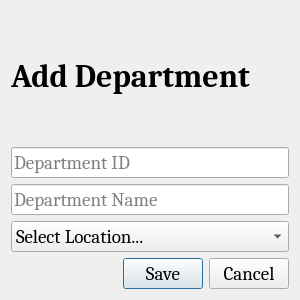
<?xml version="1.0" encoding="UTF-8"?>
<ui version="4.0">
 <class>Dialog</class>
 <widget class="QDialog" name="Dialog">
  <property name="minimumSize">
   <size>
    <width>300</width>
    <height>300</height>
   </size>
  </property>
  <property name="font">
   <font>
    <family>Cambria</family>
    <pointsize>14</pointsize>
   </font>
  </property>
  <property name="windowTitle">
   <string>Add Department</string>
  </property>
  <layout class="QVBoxLayout" name="verticalLayout">
   <item>
    <widget class="QLabel" name="label">
     <property name="font">
      <font>
       <family>Cambria</family>
       <pointsize>24</pointsize>
       <weight>75</weight>
       <bold>true</bold>
      </font>
     </property>
     <property name="text">
      <string>Add Department</string>
     </property>
    </widget>
   </item>
   <item>
    <widget class="QLineEdit" name="le_dept_id">
     <property name="placeholderText">
      <string>Department ID</string>
     </property>
    </widget>
   </item>
   <item>
    <widget class="QLineEdit" name="le_dept_name">
     <property name="placeholderText">
      <string>Department Name</string>
     </property>
    </widget>
   </item>
   <item>
    <widget class="QComboBox" name="cb_locs">
     <property name="placeholderText">
      <string/>
     </property>
     <item>
      <property name="text">
       <string>Select Location...</string>
      </property>
     </item>
    </widget>
   </item>
   <item>
    <widget class="QDialogButtonBox" name="buttonBox">
     <property name="orientation">
      <enum>Qt::Horizontal</enum>
     </property>
     <property name="standardButtons">
      <set>QDialogButtonBox::Cancel|QDialogButtonBox::Save</set>
     </property>
    </widget>
   </item>
  </layout>
 </widget>
 <resources/>
 <connections>
  <connection>
   <sender>buttonBox</sender>
   <signal>accepted()</signal>
   <receiver>Dialog</receiver>
   <slot>accept()</slot>
   <hints>
    <hint type="sourcelabel">
     <x>248</x>
     <y>254</y>
    </hint>
    <hint type="destinationlabel">
     <x>157</x>
     <y>274</y>
    </hint>
   </hints>
  </connection>
  <connection>
   <sender>buttonBox</sender>
   <signal>rejected()</signal>
   <receiver>Dialog</receiver>
   <slot>reject()</slot>
   <hints>
    <hint type="sourcelabel">
     <x>316</x>
     <y>260</y>
    </hint>
    <hint type="destinationlabel">
     <x>286</x>
     <y>274</y>
    </hint>
   </hints>
  </connection>
 </connections>
</ui>
